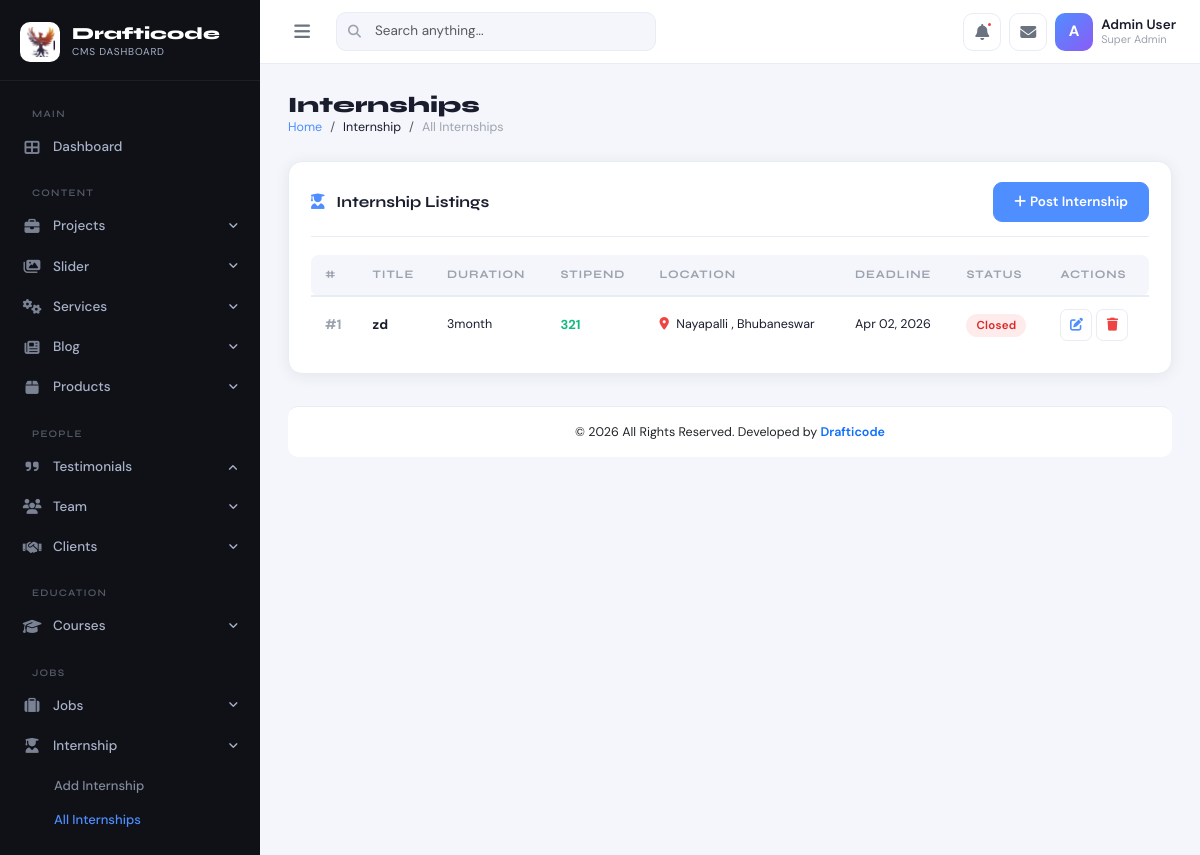
The page /admin-dashboard/internship.php on the database its author committed.
### tables this page shows
CREATE TABLE `internships` (
  `id` int(11) NOT NULL,
  `title` varchar(255) DEFAULT NULL,
  `department` varchar(100) DEFAULT NULL,
  `duration` varchar(50) DEFAULT NULL,
  `stipend` varchar(100) DEFAULT NULL,
  `location` varchar(150) DEFAULT NULL,
  `deadline` date DEFAULT NULL,
  `openings` int(11) DEFAULT NULL,
  `description` text DEFAULT NULL,
  `requirements` text DEFAULT NULL,
  `status` varchar(20) DEFAULT NULL,
  `created_at` timestamp NOT NULL DEFAULT current_timestamp()
);

### admin-dashboard/internship.php (the view, shortened to what this page needs)
<?php
include 'connection/config.php';
$stmt = $pdo->prepare("SELECT * FROM internships ORDER BY id DESC");
$stmt->execute();
$internships = $stmt->fetchAll(PDO::FETCH_ASSOC);
?>
<!DOCTYPE html>
<html lang="en">
<head>
  <link rel="stylesheet" href="https://cdnjs.cloudflare.com/ajax/libs/bootstrap/5.3.2/css/bootstrap.min.css">
  <link rel="stylesheet" href="https://cdnjs.cloudflare.com/ajax/libs/font-awesome/6.5.1/css/all.min.css">
  <link rel="stylesheet" href="assets/css/admin.css">
</head>
<body>
  <?php include 'common/sidebar.php' ?>
  <?php include 'common/topbar.php' ?>
  <div id="main-content">
    <div class="page-header">
      <div>
        <h1 class="page-title">Internships</h1>
        <nav>
          <ol class="breadcrumb">
            <li class="breadcrumb-item"><a href="index.php">Home</a></li>
            <li class="breadcrumb-item">Internship</li>
            <li class="breadcrumb-item active">All Internships</li>
          </ol>
        </nav>
      </div>
    </div>
    <div class="admin-card">
      <div class="section-header">
        <h3 class="section-title">
          <i class="fas fa-user-graduate me-2 text-primary-custom"></i>
          Internship Listings
        </h3>
        <a href="addinternship.php" class="btn btn-primary btn-sm">
          <i class="fas fa-plus me-1"></i>Post Internship
        </a>
      </div>
      <div class="table-responsive">
        <table class="admin-table">
          <thead>
            <tr>
              <th>#</th>
              <th>Title</th>
              <th>Duration</th>
              <th>Stipend</th>
              <th>Location</th>
              <th>Deadline</th>
              <th>Status</th>
              <th>Actions</th>
            </tr>
          </thead>
          <tbody>
            <?php
            $i = 1;
            foreach ($internships as $row) {
              $statusClass = '';
              if ($row['status'] == 'Active') {
                $statusClass = 'badge-active';
              } elseif ($row['status'] == 'Inactive') {
                $statusClass = 'badge-inactive';
              } else {
                $statusClass = 'badge-inactive';
              }
            ?>
              <tr>
                <td class="table-id">#<?= $i++ ?></td>
                <td class="fw-700">
                  <?= htmlspecialchars($row['title']) ?>
                </td>
                <td style="font-size:12.5px">
                  <?= $row['duration'] ?>
                </td>
                <td class="fw-700" style="color:var(--accent-green);font-size:13px">
                  <?= $row['stipend'] ?>
                </td>
                <td style="font-size:12.5px">
                  <i class="fas fa-map-marker-alt me-1" style="color:var(--accent-red)"></i>
                  <?= $row['location'] ?>
                </td>
                <td style="font-size:12.5px">
                  <?= date("M d, Y", strtotime($row['deadline'])) ?>
                </td>
                <td>
                  <span class="badge-status <?= $statusClass ?>">
                    <?= $row['status'] ?>
                  </span>
                </td>
                <td>
                  <div class="d-flex gap-1">
                    <a href="addinternship.php?id=<?= $row['id'] ?>"
                      class="btn-icon edit"
                      title="Edit">
                      <i class="fas fa-edit"></i>
                    </a>
                    <a href="function.php?action=delete_internship&id=<?= $row['id'] ?>"
                      class="btn-icon delete"
                      onclick="return confirm('Delete internship?')">
                      <i class="fas fa-trash"></i>
                    </a>
                  </div>
                </td>
              </tr>
            <?php } ?>
          </tbody>
        </table>
      </div>
    </div>
    <?php include 'common/footer.php' ?>
</body>
</html>

### admin-dashboard/assets/css/admin.css (style rules this page uses)
:root { --sidebar-width: 260px; --sidebar-bg: #0f1117; --sidebar-text: #a8b2c8; --sidebar-active: #ffffff; --sidebar-hover-bg: rgba(255,255,255,0.06); --sidebar-accent: #4f8eff; --topbar-height: 64px; --topbar-bg: #ffffff; --body-bg: #f4f6fb; --card-bg: #ffffff; --card-shadow: 0 2px 16px rgba(0,0,0,0.07); --card-radius: 14px; --text-primary: #1a1d2e; --text-secondary: #6b7280; --text-muted: #9ca3af; --border-color: #e8ecf4; --accent-blue: #4f8eff; --accent-purple: #8b5cf6; --accent-green: #10b981; --accent-orange: #f59e0b; --accent-red: #ef4444; --accent-cyan: #06b6d4; --transition: all 0.22s cubic-bezier(.4,0,.2,1); }
* { box-sizing: border-box; }
body { font-family: 'DM Sans', sans-serif; background: var(--body-bg); color: var(--text-primary); margin: 0; padding: 0; min-height: 100vh; font-size: 14.5px; }
h1,h2,h3,h4,h5,h6 { font-family: 'Syne', sans-serif; font-weight: 700; }
#main-content { margin-left: var(--sidebar-width); margin-top: var(--topbar-height); padding: 28px; min-height: calc(100vh - var(--topbar-height)); transition: var(--transition); }
.page-header { display: flex; align-items: center; justify-content: space-between; margin-bottom: 24px; }
.page-title { font-family: 'Syne', sans-serif; font-size: 22px; font-weight: 800; color: var(--text-primary); margin: 0; }
.breadcrumb { font-size: 12.5px; margin: 0; }
.breadcrumb-item a { color: var(--accent-blue); text-decoration: none; }
.breadcrumb-item.active { color: var(--text-muted); }
.admin-card { background: var(--card-bg); border-radius: var(--card-radius); box-shadow: var(--card-shadow); border: 1px solid var(--border-color); padding: 20px 22px; }
.admin-table { width: 100%; border-collapse: collapse; }
.admin-table thead th { background: var(--body-bg); font-family: 'Syne', sans-serif; font-size: 11.5px; font-weight: 700; text-transform: uppercase; letter-spacing: 0.08em; color: var(--text-muted); padding: 11px 14px; border-bottom: 2px solid var(--border-color); white-space: nowrap; }
.admin-table thead th:first-child { border-radius: 8px 0 0 8px; }
.admin-table thead th:last-child { border-radius: 0 8px 8px 0; }
.admin-table tbody td { padding: 12px 14px; border-bottom: 1px solid var(--border-color); font-size: 13.5px; vertical-align: middle; }
.admin-table tbody tr:last-child td { border-bottom: none; }
.table-id { font-weight: 700; color: var(--text-muted); font-size: 12px; }
.badge-status { padding: 4px 10px; border-radius: 20px; font-size: 11.5px; font-weight: 600; letter-spacing: 0.02em; }
.badge-inactive { background: rgba(239,68,68,0.1); color: #dc2626; }
.btn-primary { background: var(--accent-blue); border-color: var(--accent-blue); font-weight: 600; font-size: 13.5px; padding: 9px 20px; border-radius: 9px; transition: var(--transition); }
.btn-icon { width: 32px; height: 32px; border-radius: 7px; border: 1px solid var(--border-color); background: var(--card-bg); display: inline-flex; align-items: center; justify-content: center; font-size: 13px; cursor: pointer; transition: var(--transition); text-decoration: none; }
.btn-icon.edit { color: var(--accent-blue); }
.btn-icon.delete { color: var(--accent-red); }
.section-header { display: flex; align-items: center; justify-content: space-between; margin-bottom: 18px; padding-bottom: 14px; border-bottom: 1px solid var(--border-color); }
.section-title { font-family: 'Syne', sans-serif; font-size: 15.5px; font-weight: 700; color: var(--text-primary); margin: 0; }
.text-primary-custom { color: var(--accent-blue) !important; }
.fw-700 { font-weight: 700; }

### rows shown on the page
internships: title "zd", duration "3month", stipend "321", location "Nayapalli , Bhubaneswar", deadline "Apr 02, 2026", status "Closed"
